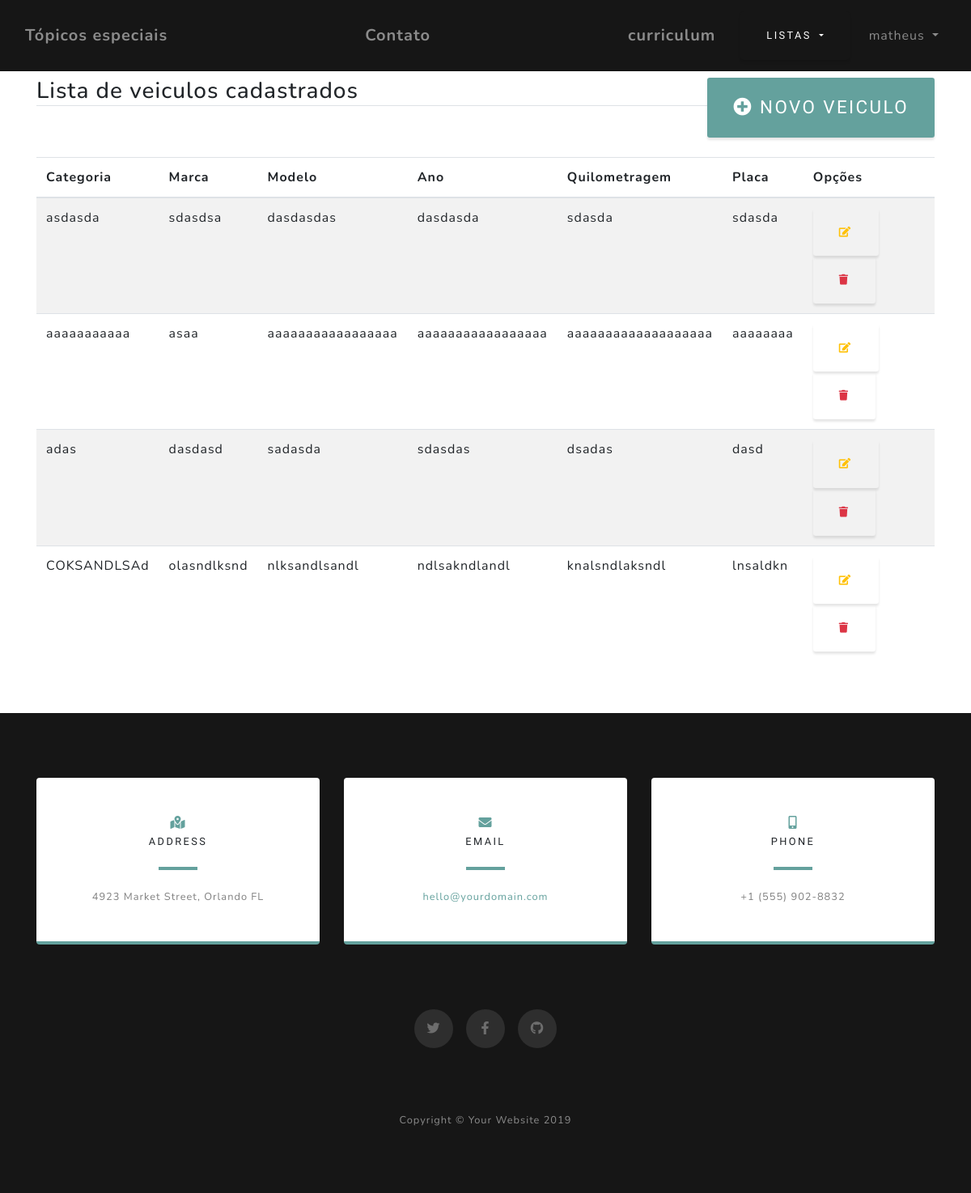
/listar/veiculo/ (signed in), run on an earlier commit of the app's database.
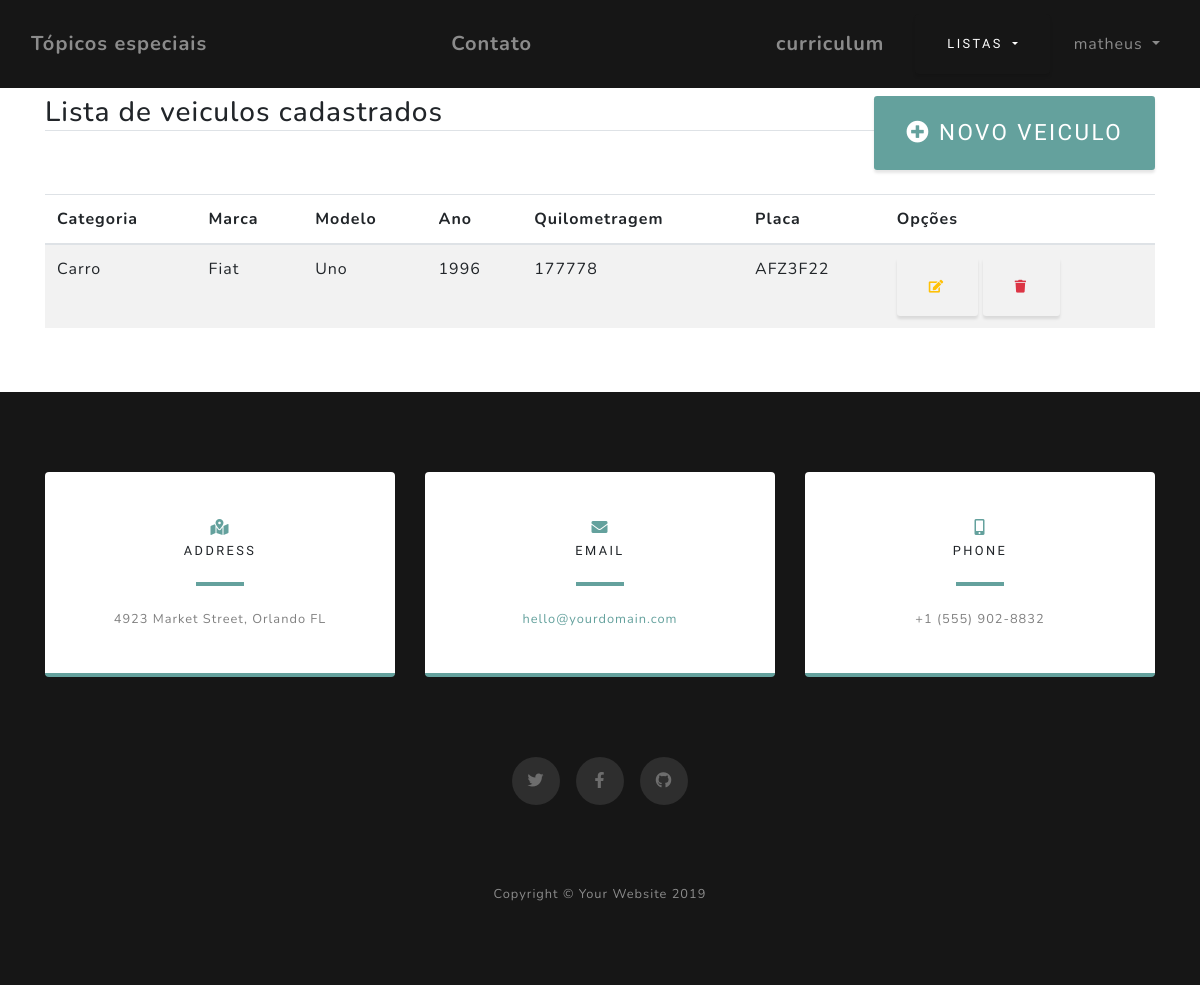
And on a later commit of the database.
### adocao/models.py (models this page shows, shortened)
class Veiculo(models.Model):
    categoria = models.CharField(max_length=50)
    marca = models.CharField(max_length=100)
    modelo = models.CharField(max_length=50)
    ano = models.CharField(max_length=100)
    quilometragem = models.CharField(max_length=100)
    placa = models.CharField(max_length=8)
    usuario = models.ForeignKey(User, on_delete=models.PROTECT)

### adocao/views.py (the view)
# urls.py: path('listar/veiculo/', VeiculoList.as_view(), name="listar-veiculo"),
class VeiculoList(LoginRequiredMixin, ListView):
    model = Veiculo
    template_name = "adocao/listas/list_veiculo.html"
    def get_queryset(self):
        self.object_list = Veiculo.objects.filter(usuario=self.request.user)
        return self.object_list

### adocao/templates/adocao/listas/list_veiculo.html (shortened to what this page needs)
{% extends 'adocao/base.html' %}
{% load static %}
{% block conteudo %}
<div class="container py-5">
    <div class="row mt-5">
        <div class="col-lg">
            <h3 class="border-bottom">
                Lista de veiculos cadastrados
                <a href="{% url 'cadastrar-veiculo' %}" class="float-right btn btn-primary btn-sm">
                    <i class="fa fa-plus-circle" aria-hidden="true"></i>
                    Novo Veiculo
                </a>
            </h3>
        </div>
    </div>
    <div class="row">
        <div class="col-lg mt-4">
            <table class="table table-striped">
                <thead>
                    <tr>
                        <th>Categoria</th>
                        <th>Marca</th>
                        <th>Modelo</th>
                        <th>Ano</th>
                        <th>Quilometragem</th>
                        <th>Placa</th>
                        <th>Opções</th>
                    </tr>
                </thead>
                <tbody>
                    {% for obj in object_list %}
                    <tr>
                        <td>{{ obj.categoria }}</td>
                        <td>{{ obj.marca }}</td>
                        <td>{{ obj.modelo }}</td>
                        <td>{{ obj.ano }}</td>
                        <td>{{ obj.quilometragem }}</td>
                        <td>{{ obj.placa }}</td>
                        <td>
                            <a href="{% url 'alterar-veiculo' obj.pk %}" class="btn btn-outline-warning btn-sm">
                                <i class="fa fa-edit" aria-hidden="true"></i>
                            </a>
                            <a href="{% url 'delete-veiculo' obj.pk %}" class="btn btn-outline-danger btn-sm">
                                <i class="fa fa-trash" aria-hidden="true"></i>
                            </a>
                        </td>
                    </tr>
                    {% empty %}
                    <tr>
                        <td colspan="100%">Nenhuma veiculo cadastrado</td>
                    </tr>
                    {% endfor %}
                </tbody>
            </table>
        </div>
    </div>
</div>
{% endblock %}

What changed in the data, as far as the page shows it:
removed Veiculo: categoria "asdasda", marca "sdasdsa", modelo "dasdasdas", ano "dasdasda", quilometragem "sdasda", placa "sdasda"
removed Veiculo: categoria "aaaaaaaaaaa", marca "asaa", modelo "aaaaaaaaaaaaaaaaa", ano "aaaaaaaaaaaaaaaaa", quilometragem "aaaaaaaaaaaaaaaaaaa", placa "aaaaaaaa"
removed Veiculo: categoria "adas", marca "dasdasd", modelo "sadasda", ano "sdasdas", quilometragem "dsadas", placa "dasd"
removed Veiculo: categoria "COKSANDLSAd", marca "olasndlksnd", modelo "nlksandlsandl", ano "ndlsakndlandl", quilometragem "knalsndlaksndl", placa "lnsaldkn"
added Veiculo: categoria "Carro", marca "Fiat", modelo "Uno", ano "1996", quilometragem "177778", placa "AFZ3F22"
